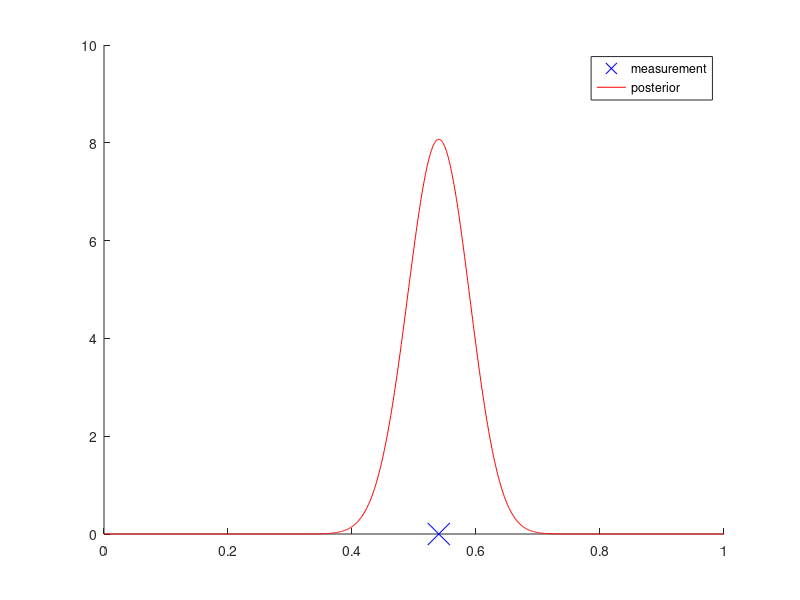

MATLAB code for this plot:
%% Bayesian Inference challenge - uniformly distributed initial prior, linear likelihood function
%% Thanks to Peter Simon for sharing his code 

%% Initialize environment

clear all; clc; close all;

trials = 100; % set number of iterations (see "iterate" below)
count_heads = 0; % let's count how many times we get heads...
count_tails = 0; % ...and tails

%% Initialize x vector, plot

x = linspace(0,1,1000); % x = 1000 points equally spaced in [0,1] interval
figure; hold on; 

% set axis limits
xlim([0 1]); ylim auto;



%% Initial prior distribution 

% replace old code for prior distribution with:
prior = 1 + 0*x;  
% gives 1 for each value of x, i.e. a uniform distribution 
% Try replacing with Beta distribution next!

plotPrior = plot(x,prior,'k'); % Plot 1: prior distribution
leg = legend('prior');


%% Iterate: posterior := prior x likelihood

for i = 1:trials
    
    % Determine likelihood function
    
    % let's toss the coin first. 1 = heads, 0 = tails.  
    coin = round(rand); 
    % rounding a number chosen randomly in the range [0,1]
    % How would you make this a biased coin?
    
    % let's set the likelihood function according to the coin toss
    if coin == 1 % heads
        count_heads = count_heads + 1;
        like = x; % assigns to "like" the same values of x, i.e. (x,like)=(0,0),...,(1,1) 
    else
        count_tails = count_tails + 1;
        like = 1 - x; % assigns to "like" the value 1-x, i.e. (x,like)=(0,1),...,(1,0)
    end
    
    % plot proportion of measured heads...
    plotSample = plot(count_heads/(count_heads+count_tails), 0, 'bx', 'MarkerSize', 16); 
    leg = legend('prior', 'measurement');
    
    % ...and the likelihood function
    plotLike = plot(x,like); 
    leg = legend('prior', 'measurement', 'likelihood');

    % determine the posterior distribution by pointwise multiplication
    unscaled_posterior = prior .* like;
        
    % Differently from Gaussian functions, unscaled_posterior needs to
    % be nornalized, e.g. by dividing unscaled_posterior by the area 
    % under the curve:
    uns_post_area = trapz(unscaled_posterior)/1000;
    posterior = unscaled_posterior / uns_post_area;
    % check value of post_area below to see why trapz above needs to be
    % divided by 1000
    
    % Consider, as an alternative to the above, rescaling the y-axis 
    % as follows:
    % range = max(unscaled_posterior) - min(unscaled_posterior);
    % posterior = (unscaled_posterior - min(unscaled_posterior)) / range;  
    
    % The above will look good, but check whether the area under the 
    % scaled posterior is equal to 1:
    post_area = trapz(posterior);
    
    % plot the posterior
    plotPost = plot(x, posterior, 'r'); 
    leg = legend('prior', 'measurement', 'likelihood', 'posterior');
    
    % get ready for next iteration 
    if(i < trials)
        
        % hold up, wait a second
        pause(0.1)
        
        % clean out the plot
        delete(get(leg, 'Children'));
        
        delete(plotPrior);
        delete(plotLike);
        delete(plotPost);
        delete(plotSample);
        
        % posterior becomes the new prior
        prior = posterior; 
        
        % plot the new prior
        plotPrior = plot(x,prior,'k'); 
        leg = legend('prior');
        
    end;
end;

% tidy up
delete(plotPrior);
delete(plotLike);

% output number of heads and tails to finish
count_heads
count_tails
